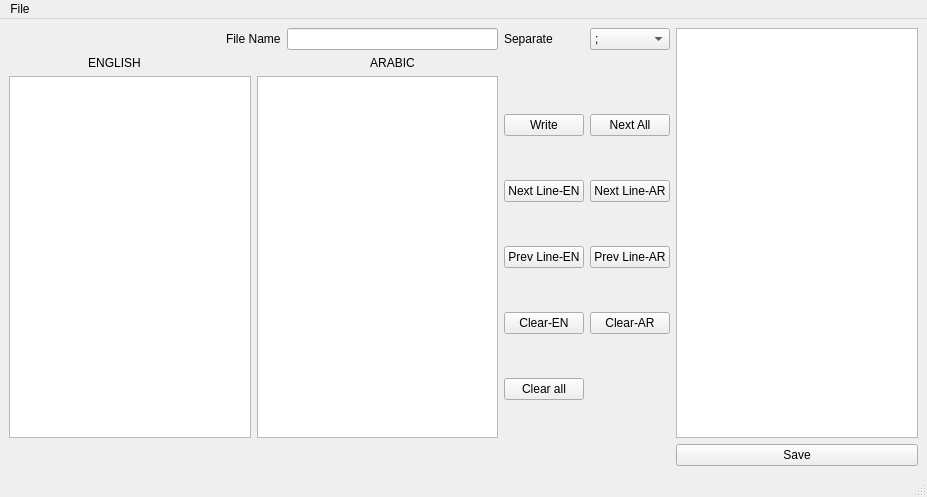
<?xml version="1.0" encoding="UTF-8"?>
<ui version="4.0">
 <class>ArabicCheck</class>
 <widget class="QMainWindow" name="ArabicCheck">
  <property name="geometry">
   <rect>
    <x>0</x>
    <y>0</y>
    <width>927</width>
    <height>497</height>
   </rect>
  </property>
  <property name="sizePolicy">
   <sizepolicy hsizetype="Expanding" vsizetype="Expanding">
    <horstretch>0</horstretch>
    <verstretch>0</verstretch>
   </sizepolicy>
  </property>
  <property name="windowTitle">
   <string>MainWindow</string>
  </property>
  <property name="windowIcon">
   <iconset theme="arabic">
    <normaloff>english-to-arabic.png</normaloff>english-to-arabic.png</iconset>
  </property>
  <widget class="QWidget" name="centralwidget">
   <property name="sizePolicy">
    <sizepolicy hsizetype="Expanding" vsizetype="Expanding">
     <horstretch>0</horstretch>
     <verstretch>0</verstretch>
    </sizepolicy>
   </property>
   <property name="maximumSize">
    <size>
     <width>1980</width>
     <height>1080</height>
    </size>
   </property>
   <layout class="QGridLayout" name="gridLayout_2">
    <item row="0" column="1" colspan="2">
     <widget class="QLabel" name="label_3">
      <property name="maximumSize">
       <size>
        <width>75</width>
        <height>16777215</height>
       </size>
      </property>
      <property name="text">
       <string>File Name</string>
      </property>
     </widget>
    </item>
    <item row="0" column="3">
     <widget class="QLineEdit" name="lineEdit">
      <property name="maximumSize">
       <size>
        <width>215</width>
        <height>16777215</height>
       </size>
      </property>
      <property name="layoutDirection">
       <enum>Qt::LeftToRight</enum>
      </property>
      <property name="alignment">
       <set>Qt::AlignCenter</set>
      </property>
     </widget>
    </item>
    <item row="0" column="4">
     <widget class="QLabel" name="label_4">
      <property name="text">
       <string>Separate</string>
      </property>
     </widget>
    </item>
    <item row="0" column="5">
     <widget class="QComboBox" name="Split">
      <item>
       <property name="text">
        <string>;</string>
       </property>
      </item>
      <item>
       <property name="text">
        <string>,</string>
       </property>
      </item>
      <item>
       <property name="text">
        <string>\t</string>
       </property>
      </item>
     </widget>
    </item>
    <item row="0" column="6" rowspan="3">
     <widget class="QTableWidget" name="tableWidget"/>
    </item>
    <item row="1" column="0">
     <widget class="QLabel" name="label">
      <property name="sizePolicy">
       <sizepolicy hsizetype="Expanding" vsizetype="Fixed">
        <horstretch>0</horstretch>
        <verstretch>0</verstretch>
       </sizepolicy>
      </property>
      <property name="text">
       <string>ENGLISH</string>
      </property>
      <property name="alignment">
       <set>Qt::AlignCenter</set>
      </property>
     </widget>
    </item>
    <item row="1" column="3">
     <widget class="QLabel" name="label_2">
      <property name="sizePolicy">
       <sizepolicy hsizetype="Expanding" vsizetype="Fixed">
        <horstretch>0</horstretch>
        <verstretch>0</verstretch>
       </sizepolicy>
      </property>
      <property name="text">
       <string>ARABIC</string>
      </property>
      <property name="alignment">
       <set>Qt::AlignCenter</set>
      </property>
     </widget>
    </item>
    <item row="2" column="0" colspan="2">
     <widget class="QTextEdit" name="EngtextEdit">
      <property name="sizePolicy">
       <sizepolicy hsizetype="Expanding" vsizetype="Expanding">
        <horstretch>0</horstretch>
        <verstretch>0</verstretch>
       </sizepolicy>
      </property>
      <property name="contextMenuPolicy">
       <enum>Qt::CustomContextMenu</enum>
      </property>
      <property name="layoutDirection">
       <enum>Qt::LeftToRight</enum>
      </property>
      <property name="sizeAdjustPolicy">
       <enum>QAbstractScrollArea::AdjustIgnored</enum>
      </property>
      <property name="html">
       <string>&lt;!DOCTYPE HTML PUBLIC &quot;-//W3C//DTD HTML 4.0//EN&quot; &quot;http://www.w3.org/TR/REC-html40/strict.dtd&quot;&gt;
&lt;html&gt;&lt;head&gt;&lt;meta name=&quot;qrichtext&quot; content=&quot;1&quot; /&gt;&lt;style type=&quot;text/css&quot;&gt;
p, li { white-space: pre-wrap; }
&lt;/style&gt;&lt;/head&gt;&lt;body style=&quot; font-family:'Ubuntu'; font-size:11pt; font-weight:400; font-style:normal;&quot;&gt;
&lt;p style=&quot;-qt-paragraph-type:empty; margin-top:0px; margin-bottom:0px; margin-left:0px; margin-right:0px; -qt-block-indent:0; text-indent:0px;&quot;&gt;&lt;br /&gt;&lt;/p&gt;&lt;/body&gt;&lt;/html&gt;</string>
      </property>
     </widget>
    </item>
    <item row="2" column="2" colspan="2">
     <widget class="QTextEdit" name="ArabtextEdit">
      <property name="sizeAdjustPolicy">
       <enum>QAbstractScrollArea::AdjustIgnored</enum>
      </property>
     </widget>
    </item>
    <item row="2" column="4" colspan="2">
     <layout class="QGridLayout" name="gridLayout">
      <item row="0" column="0">
       <widget class="QPushButton" name="writetofile">
        <property name="sizePolicy">
         <sizepolicy hsizetype="Fixed" vsizetype="Fixed">
          <horstretch>0</horstretch>
          <verstretch>0</verstretch>
         </sizepolicy>
        </property>
        <property name="text">
         <string>Write</string>
        </property>
       </widget>
      </item>
      <item row="0" column="1">
       <widget class="QPushButton" name="next_all">
        <property name="sizePolicy">
         <sizepolicy hsizetype="Fixed" vsizetype="Fixed">
          <horstretch>0</horstretch>
          <verstretch>0</verstretch>
         </sizepolicy>
        </property>
        <property name="text">
         <string>Next All</string>
        </property>
       </widget>
      </item>
      <item row="1" column="0">
       <widget class="QPushButton" name="nextline">
        <property name="sizePolicy">
         <sizepolicy hsizetype="Fixed" vsizetype="Fixed">
          <horstretch>0</horstretch>
          <verstretch>0</verstretch>
         </sizepolicy>
        </property>
        <property name="text">
         <string>Next Line-EN</string>
        </property>
       </widget>
      </item>
      <item row="1" column="1">
       <widget class="QPushButton" name="nextline_ar">
        <property name="sizePolicy">
         <sizepolicy hsizetype="Fixed" vsizetype="Fixed">
          <horstretch>0</horstretch>
          <verstretch>0</verstretch>
         </sizepolicy>
        </property>
        <property name="text">
         <string>Next Line-AR</string>
        </property>
       </widget>
      </item>
      <item row="2" column="0">
       <widget class="QPushButton" name="prevline_en">
        <property name="sizePolicy">
         <sizepolicy hsizetype="Fixed" vsizetype="Fixed">
          <horstretch>0</horstretch>
          <verstretch>0</verstretch>
         </sizepolicy>
        </property>
        <property name="text">
         <string>Prev Line-EN</string>
        </property>
       </widget>
      </item>
      <item row="2" column="1">
       <widget class="QPushButton" name="prevline_ar">
        <property name="sizePolicy">
         <sizepolicy hsizetype="Fixed" vsizetype="Fixed">
          <horstretch>0</horstretch>
          <verstretch>0</verstretch>
         </sizepolicy>
        </property>
        <property name="text">
         <string>Prev Line-AR</string>
        </property>
       </widget>
      </item>
      <item row="3" column="0">
       <widget class="QPushButton" name="clearenglish">
        <property name="sizePolicy">
         <sizepolicy hsizetype="Fixed" vsizetype="Fixed">
          <horstretch>0</horstretch>
          <verstretch>0</verstretch>
         </sizepolicy>
        </property>
        <property name="text">
         <string>Clear-EN</string>
        </property>
       </widget>
      </item>
      <item row="3" column="1">
       <widget class="QPushButton" name="cleararabic">
        <property name="sizePolicy">
         <sizepolicy hsizetype="Fixed" vsizetype="Fixed">
          <horstretch>0</horstretch>
          <verstretch>0</verstretch>
         </sizepolicy>
        </property>
        <property name="text">
         <string>Clear-AR</string>
        </property>
       </widget>
      </item>
      <item row="4" column="0">
       <widget class="QPushButton" name="clearall">
        <property name="sizePolicy">
         <sizepolicy hsizetype="Fixed" vsizetype="Fixed">
          <horstretch>0</horstretch>
          <verstretch>0</verstretch>
         </sizepolicy>
        </property>
        <property name="text">
         <string>Clear all</string>
        </property>
       </widget>
      </item>
     </layout>
    </item>
    <item row="3" column="6">
     <widget class="QPushButton" name="savetable">
      <property name="text">
       <string>Save</string>
      </property>
     </widget>
    </item>
   </layout>
  </widget>
  <widget class="QMenuBar" name="menubar">
   <property name="geometry">
    <rect>
     <x>0</x>
     <y>0</y>
     <width>927</width>
     <height>22</height>
    </rect>
   </property>
   <widget class="QMenu" name="menuFile">
    <property name="title">
     <string>File</string>
    </property>
    <addaction name="action_Open"/>
    <addaction name="action_Save"/>
    <addaction name="action_Exit"/>
   </widget>
   <addaction name="menuFile"/>
  </widget>
  <widget class="QStatusBar" name="statusbar"/>
  <action name="action_Open">
   <property name="text">
    <string>&amp;Open</string>
   </property>
  </action>
  <action name="action_Save">
   <property name="text">
    <string>&amp;Save</string>
   </property>
  </action>
  <action name="action_Exit">
   <property name="text">
    <string>&amp;Exit</string>
   </property>
  </action>
 </widget>
 <resources/>
 <connections/>
</ui>
